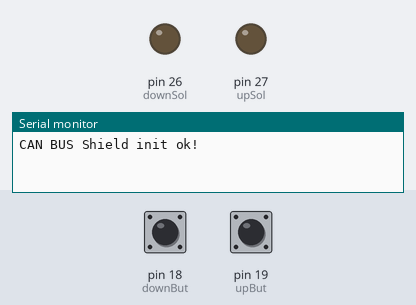
Recording of a sketch running on a simulated Arduino Mega 2560, built with avr-gcc and run on an emulated ATmega2560. On the bench: output pins drawn as LEDs (lit = HIGH), the last lines printed to the serial monitor. The test bench sets the inputs (shaded band); at power-on: pin 18 (downBut) HIGH, pin 19 (upBut) HIGH.

Above: at 1.2 s.
1.3 s: pin 18 (downBut) pulled LOW for 3.2 s
At 1.9 s:
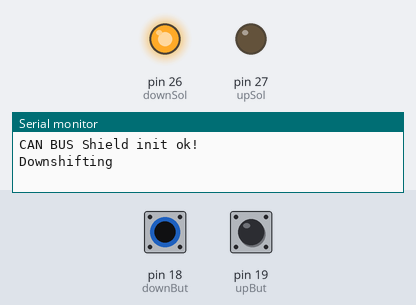
6.8 s: pin 19 (upBut) pulled LOW for 0.15 s
At 7.2 s:
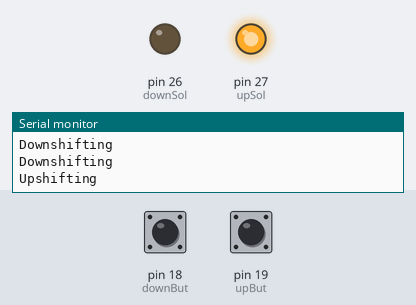
9.3 s: pin 19 (upBut) pulled LOW for 3.2 s
At 14.6 s:
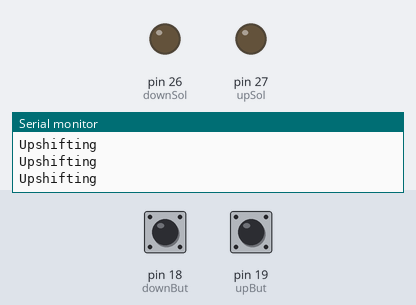
Timing chart, 0 to 16.1 s (numbered marks = the images above; inputs shaded):
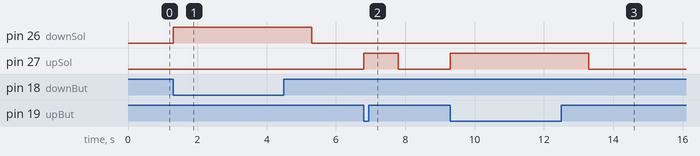

Measured:
- after the input at 1.3 s, pin 26 (downSol): LOW → HIGH at once, → LOW 4.0 s later
- after the input at 6.8 s, pin 27 (upSol): LOW → HIGH at once, → LOW 1.0 s later
- after the input at 9.3 s, pin 27 (upSol): LOW → HIGH at once, → LOW 4.0 s later

The sketch:

can.ino
```cpp
#include <mcp_can.h>
#include <mcp_can_dfs.h>
#include <SPI.h>

// the cs pin of the version after v1.1 is default to D9
// v0.9b and v1.0 is default D10
const int SPI_CS_PIN = 53;
const int downBut   =   18; //Button from Paddle Shifts
const int upBut   =   19;

const int upSol    = 27; //Signal to upshift solenoid
const int downSol =   26; //Signal to downshift solenoid

MCP_CAN CAN(SPI_CS_PIN);                                    // Set CS pin

void setup()
{
  pinMode(downBut, INPUT);
  pinMode(upBut, INPUT);
  pinMode(upSol, OUTPUT);
  pinMode(downSol, OUTPUT);
//  attachInterrupt(upBut, manualUpShift, LOW);
//  attachInterrupt(downBut, manualDownShift, LOW);

    Serial.begin(115200);

    while (CAN_OK != CAN.begin(CAN_250KBPS))              // init can bus : baudrate = 500k
    {
        Serial.println("CAN BUS Shield init fail");
        Serial.println(" Init CAN BUS Shield again");
        delay(1);
    }
    Serial.println("CAN BUS Shield init ok!");
}

int rpm = 0;
float tps = 0;
float fuel = 0;
float batVolt = 0;
float Coolant = 0;


void loop(){
  if(digitalRead(upBut) == 0){
    Serial.println("Upshifting");
        digitalWrite(upSol, HIGH);
      delay(1000);

      digitalWrite(upSol, LOW);
  }
  if(digitalRead(downBut) == 0){
    Serial.println("Downshifting");
        digitalWrite(downSol, HIGH);
      delay(1000);

      digitalWrite(downSol, LOW);
  }

}
/*
void loop()
{
    unsigned char len = 0;
    unsigned char buf[8];
    //Serial.println("In loop");

    if(CAN_MSGAVAIL == CAN.checkReceive())            // check if data coming
    {
        Serial.println("test");
        CAN.readMsgBuf(&len, buf);    // read data,  len: data length, buf: data buf

        unsigned int canId = CAN.getCanId();

        //Serial.println("-----------------------------");
        //Serial.print("Get data from ID: ");
        //Serial.println(canId, HEX);

        for(int i = 0; i<len; i++)    // print the data
        {
            //Serial.print(i);
            //Serial.print(buf[i], HEX);
            //Serial.print("\t");
        }
        //Serial.println();
        if (canId == 0xF048){
          rpm = buf[1]*256 + buf[0];
          tps = buf[3]*256 + buf[2];
          if (tps > 32767)
            tps -= 65536;
          tps = tps*0.1;
          //Serial.print("RPM: ");
          //Serial.println(rpm);
//          Serial.print("TPS: ");
//          Serial.println(tps);
        }
        else if (canId == 0xF548){
          batVolt = buf[1]*256 + buf[0];
          if (batVolt > 32767)
            batVolt -= 65536;
          batVolt=batVolt*0.01;
          Coolant = buf[5]*256 + buf[4];
          if (Coolant > 32767)
            Coolant -= 65536;
          Coolant=Coolant*0.1;
          Serial.print("Battery Voltage: ");
          Serial.println(batVolt);
        }
        else if (canId == 0xF448){
          fuel = buf[1]*256 + buf[0];
          if (fuel > 32767)
            fuel -= 65536;
          fuel=fuel*0.2;
          //Serial.print("Fuel Flow: ");
          //Serial.println(batVolt);
        }
        //Serial.println("Fuel\t Volt\t tps\t rpm\t Coolant");
        Serial.print(fuel);
        Serial.print("\t ");
        Serial.print(batVolt);
        Serial.print("\t ");
        Serial.print(tps);
        Serial.print("\t ");
        Serial.print(rpm);
        Serial.print("\t ");
        Serial.println(Coolant);
    }
}

void manualUpShift(){

}
void manualDownShift(){
  Serial.println("Downshifting");
      digitalWrite(downSol, HIGH);
      delay(1000);
      digitalWrite(downSol, LOW);
}
*/
/*********************************************************************************************************
  END FILE
*********************************************************************************************************/
```
